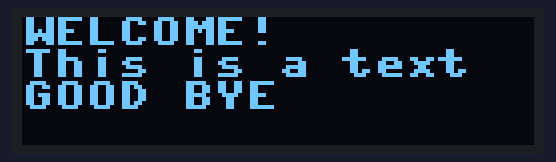
This program was run on a simulated Raspberry Pi Pico running MicroPython. On the bench: 128×32 one-colour display. Library files of the repository ran but are not shown: ssd1306.py.

Above: at 0.1 s.

The program:

oled.py
```python
from machine import Pin, I2C
from ssd1306 import SSD1306_I2C


i2c=I2C(0,sda=Pin(12), scl=Pin(13), freq=400000)
oled = SSD1306_I2C(128, 32, i2c)

while True:
    oled.fill(0)
    oled.text("WELCOME!", 0, 0)
    oled.text("This is a text", 0, 8)
    oled.text("GOOD BYE", 0, 16)
    oled.show()
```
